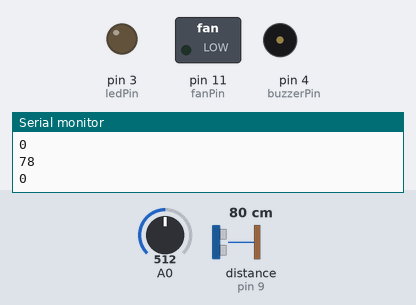
This sketch was run on a simulated Arduino Uno, built with avr-gcc and run on an emulated ATmega328P. Shown: switched loads named in the sketch (green lamp = pin HIGH), output pins drawn as LEDs (lit = HIGH), buzzer (waves = sounding), the last lines printed to the serial monitor. Wiring (inferred from the names in the program): ultrasonic range finder: trigger pin 8; echo pin 9. Dashed ring = blinking. The inputs (shaded band) are chosen by the test bench; at power-on: distance to the obstacle (sensor on pin 9) 80 cm, A0 = 512. The echo pulse lasts 58.3 µs per cm; pins used as bus, display or sensor lines are not drawn.

Above: at 1.2 s.
1.3 s: distance to the obstacle (sensor on pin 9) set to 13 cm
2.8 s: distance to the obstacle (sensor on pin 9) set to 10 cm
At 3.6 s:
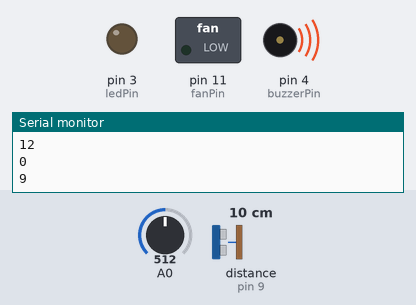
5.8 s: distance to the obstacle (sensor on pin 9) set to 18 cm
7.3 s: A0 set to 592
10.3 s: A0 set to 611
At 11.1 s:
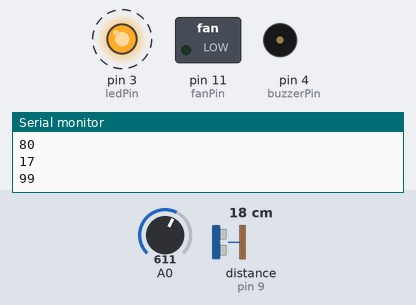
13.3 s: A0 set to 511
At 14.2 s:
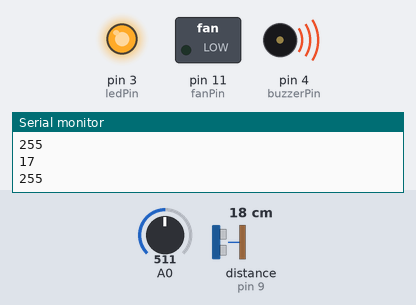
Timing chart, 0 to 16.1 s (numbered marks = the images above; inputs shaded):
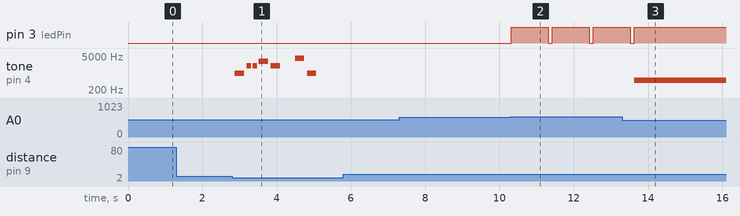

The sketch:

multichoices.ino
```cpp
const byte buzzerPin = 4;
const byte ledPin = 3;
const byte trigPin= 8;
const byte echoPin= 9;
const byte soundSensorPin = 6;
const byte fanPin = 11;

byte choice = 0;
bool isOneChoice = false;

void setup() {

  Serial.begin(9600);
  pinMode(trigPin, OUTPUT);
  pinMode(echoPin, INPUT);
  pinMode(ledPin, OUTPUT);
  pinMode(buzzerPin, OUTPUT);
  pinMode(soundSensorPin, INPUT);
  pinMode(fanPin, OUTPUT);

}

void loop() {

byte handDis = 10;
byte maxChoice = 4;

Serial.println(distance());

  if(distance() <= handDis && distance() > 0 && !isOneChoice) {

    waitChoice();
    choice = 0;
    int i = 1;
    while(i <= 1000) {

      if(distance() <= handDis && distance() > 0 && choice <= maxChoice) {

        tone(buzzerPin, 100);
        choice++;
        delay(1000);
        noTone(buzzerPin);
        delay(2000);

      }
      i++;
      if(choice == maxChoice) break;

    }

    //
    if(choice >= 1) {

      waitChoice();
      int i = 1;
      while(i <= 1000) {

          if(distance() <= handDis && distance() > 0) {

            isOneChoice = true;
            tone(buzzerPin, 100);
            delay(1000);
            noTone(buzzerPin);
            break;

          }
          i++;

      }
      analogWrite(ledPin, 100);
      delay(500);
      analogWrite(ledPin, 0);

    }

  }

  switch(choice) {

    case 1 : { gasAmount(); break; }
    case 2 : { digiLed(isSoundExist()); break; }
    case 3 : { anaFanMove(distance()); break; }
    case 4 : { digiFanMove(isSoundExist());
               digiLed(isSoundExist()); break; }
    default : { gasAmount(); }

  }

}


//Functions:


//Distance sensor
int distance() {

  digitalWrite(trigPin, HIGH);
  delayMicroseconds(10);
  digitalWrite(trigPin, LOW);
  return (int) ((pulseIn(echoPin, HIGH) * 0.034) / 2);

}


//Gas sensor
void gasAmount() {

  byte GasAmount = analogRead(A0);
  Serial.println(GasAmount);

  if(GasAmount > 400) {

    tone(buzzerPin, 1000);
    digiLed(1);

  } else if(GasAmount > 300) {

    tone(buzzerPin, 700);
    digiLed(1);

  } else if(GasAmount > 200) {

    tone(buzzerPin, 500);
    digiLed(1);

  } else if(GasAmount > 150) {

    tone(buzzerPin, 300);
    digiLed(1);

  } else if(GasAmount > 100) {

    digiLed(1);
    noTone(buzzerPin);

  } else if(GasAmount > 90) {

    for(int i = 0; i <= 3; i++) {

      digiLed(1);
      delay(250);
      digiLed(0);

    }
    noTone(buzzerPin);

  } else {

    noTone(buzzerPin);
    digitalWrite(ledPin, 0);

  }

  delay(100);

}


//Led
void digiLed(bool isPlay) {

  digitalWrite(ledPin, isPlay);

}


//Sound sensor
bool isSoundExist() {

  return digitalRead(soundSensorPin);

}


//Fan
void anaFanMove(int fanSpeed) {

  if(fanSpeed <= 0) {

    analogWrite(fanPin, 0);

  } else if(fanSpeed > 128) {

    analogWrite(fanPin, 256);

  } else {

    analogWrite(fanPin, fanSpeed * 2);

  }

}

void digiFanMove(bool isPlay) {

  digitalWrite(fanPin, isPlay);

}


//Buzzer
void yesBuzzer() {

  int melody[] = {1000, 2000, 2000, 3000, 2000, 0, 4000, 1000};

  int noteDurations[] = {4, 8, 8, 4, 4, 4, 4, 4};

  for (int thisNote = 0; thisNote < 8; thisNote++) {

    int noteDuration = 1000 / noteDurations[thisNote];
    tone(buzzerPin, melody[thisNote], noteDuration);


    int pauseBetweenNotes = noteDuration * 1.30;
    delay(pauseBetweenNotes);
    noTone(buzzerPin);

  }

}


//waitChoice
void waitChoice() {

  yesBuzzer();
  delay(3000);

}
```

Measured:
- the behaviour switches between 12 and 11 cm on distance to the obstacle (sensor on pin 9) (found by bisection; images 0 and 1)
- the behaviour switches between 602 and 603 on A0 (found by bisection; images 1 and 2)
- after the input at 2.8 s, tone on pin 4 (buzzerPin): plays 1000 Hz for 0.25 s, 2000 Hz for 0.13 s, 2000 Hz for 0.13 s, 3000 Hz for 0.25 s, 2000 Hz for 0.25 s, 4000 Hz for 0.25 s … (7 notes in this stretch), starting after 0.07 s
- after the input at 5.8 s, every drawn part: stays the same
- after the input at 10.3 s, pin 3 (ledPin): alternates HIGH for 1.0 s and LOW for 0.10 s, starting at once
- after the input at 13.3 s, pin 3 (ledPin): goes on until 13.6 s, then stays HIGH; tone on pin 4 (buzzerPin): silent → 500 Hz after 0.33 s
